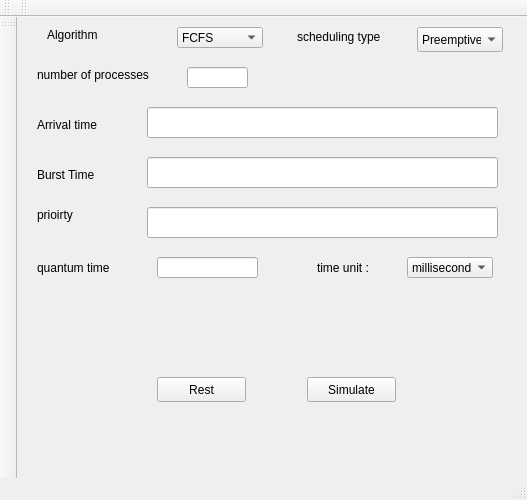
<?xml version="1.0" encoding="UTF-8"?>
<ui version="4.0">
 <class>MainWindow</class>
 <widget class="QMainWindow" name="MainWindow">
  <property name="geometry">
   <rect>
    <x>0</x>
    <y>0</y>
    <width>527</width>
    <height>500</height>
   </rect>
  </property>
  <property name="windowTitle">
   <string>MainWindow</string>
  </property>
  <widget class="QWidget" name="centralWidget">
   <widget class="QLabel" name="label">
    <property name="geometry">
     <rect>
      <x>20</x>
      <y>100</y>
      <width>81</width>
      <height>16</height>
     </rect>
    </property>
    <property name="text">
     <string>Arrival time </string>
    </property>
   </widget>
   <widget class="QPushButton" name="pushButton">
    <property name="geometry">
     <rect>
      <x>290</x>
      <y>360</y>
      <width>89</width>
      <height>25</height>
     </rect>
    </property>
    <property name="text">
     <string>Simulate</string>
    </property>
   </widget>
   <widget class="QLabel" name="label_2">
    <property name="geometry">
     <rect>
      <x>20</x>
      <y>150</y>
      <width>81</width>
      <height>16</height>
     </rect>
    </property>
    <property name="text">
     <string>Burst Time</string>
    </property>
   </widget>
   <widget class="QLabel" name="label_3">
    <property name="geometry">
     <rect>
      <x>20</x>
      <y>240</y>
      <width>101</width>
      <height>21</height>
     </rect>
    </property>
    <property name="text">
     <string>quantum time</string>
    </property>
   </widget>
   <widget class="QLineEdit" name="lineEdit_4">
    <property name="geometry">
     <rect>
      <x>170</x>
      <y>50</y>
      <width>61</width>
      <height>21</height>
     </rect>
    </property>
   </widget>
   <widget class="QLabel" name="label_6">
    <property name="geometry">
     <rect>
      <x>20</x>
      <y>50</y>
      <width>141</width>
      <height>16</height>
     </rect>
    </property>
    <property name="text">
     <string>number of processes</string>
    </property>
   </widget>
   <widget class="QLabel" name="label_7">
    <property name="geometry">
     <rect>
      <x>20</x>
      <y>190</y>
      <width>81</width>
      <height>16</height>
     </rect>
    </property>
    <property name="text">
     <string>prioirty</string>
    </property>
   </widget>
   <widget class="QPushButton" name="pushButton_2">
    <property name="geometry">
     <rect>
      <x>140</x>
      <y>360</y>
      <width>89</width>
      <height>25</height>
     </rect>
    </property>
    <property name="text">
     <string>Rest</string>
    </property>
   </widget>
   <widget class="QLineEdit" name="lineEdit_5">
    <property name="geometry">
     <rect>
      <x>130</x>
      <y>90</y>
      <width>351</width>
      <height>31</height>
     </rect>
    </property>
   </widget>
   <widget class="QLineEdit" name="lineEdit_6">
    <property name="geometry">
     <rect>
      <x>130</x>
      <y>140</y>
      <width>351</width>
      <height>31</height>
     </rect>
    </property>
   </widget>
   <widget class="QLineEdit" name="lineEdit_7">
    <property name="geometry">
     <rect>
      <x>130</x>
      <y>190</y>
      <width>351</width>
      <height>31</height>
     </rect>
    </property>
    <property name="text">
     <string/>
    </property>
   </widget>
   <widget class="QLineEdit" name="lineEdit_8">
    <property name="geometry">
     <rect>
      <x>140</x>
      <y>240</y>
      <width>101</width>
      <height>21</height>
     </rect>
    </property>
   </widget>
   <widget class="QLabel" name="label_4">
    <property name="geometry">
     <rect>
      <x>300</x>
      <y>240</y>
      <width>101</width>
      <height>21</height>
     </rect>
    </property>
    <property name="text">
     <string>time unit :</string>
    </property>
   </widget>
   <widget class="QComboBox" name="comboBox">
    <property name="geometry">
     <rect>
      <x>160</x>
      <y>10</y>
      <width>86</width>
      <height>21</height>
     </rect>
    </property>
    <item>
     <property name="text">
      <string>FCFS</string>
     </property>
    </item>
    <item>
     <property name="text">
      <string>RR</string>
     </property>
    </item>
    <item>
     <property name="text">
      <string>SJF</string>
     </property>
    </item>
    <item>
     <property name="text">
      <string>PR</string>
     </property>
    </item>
    <item>
     <property name="text">
      <string/>
     </property>
    </item>
   </widget>
   <widget class="QComboBox" name="comboBox_2">
    <property name="geometry">
     <rect>
      <x>400</x>
      <y>10</y>
      <width>86</width>
      <height>25</height>
     </rect>
    </property>
    <item>
     <property name="text">
      <string>Preemptive</string>
     </property>
    </item>
    <item>
     <property name="text">
      <string>non preemptive</string>
     </property>
    </item>
   </widget>
   <widget class="QLabel" name="label_5">
    <property name="geometry">
     <rect>
      <x>280</x>
      <y>10</y>
      <width>111</width>
      <height>20</height>
     </rect>
    </property>
    <property name="text">
     <string>scheduling type</string>
    </property>
   </widget>
   <widget class="QLabel" name="label_8">
    <property name="geometry">
     <rect>
      <x>30</x>
      <y>10</y>
      <width>81</width>
      <height>16</height>
     </rect>
    </property>
    <property name="text">
     <string>Algorithm</string>
    </property>
   </widget>
   <widget class="QComboBox" name="comboBox_3">
    <property name="geometry">
     <rect>
      <x>390</x>
      <y>240</y>
      <width>86</width>
      <height>21</height>
     </rect>
    </property>
    <item>
     <property name="text">
      <string>milliseconds</string>
     </property>
    </item>
    <item>
     <property name="text">
      <string>μs</string>
     </property>
    </item>
    <item>
     <property name="text">
      <string>nano seconds</string>
     </property>
    </item>
   </widget>
  </widget>
  <widget class="QMenuBar" name="menuBar">
   <property name="geometry">
    <rect>
     <x>0</x>
     <y>0</y>
     <width>527</width>
     <height>22</height>
    </rect>
   </property>
  </widget>
  <widget class="QToolBar" name="mainToolBar">
   <attribute name="toolBarArea">
    <enum>TopToolBarArea</enum>
   </attribute>
   <attribute name="toolBarBreak">
    <bool>false</bool>
   </attribute>
  </widget>
  <widget class="QStatusBar" name="statusBar"/>
  <widget class="QToolBar" name="toolBar">
   <property name="windowTitle">
    <string>toolBar</string>
   </property>
   <attribute name="toolBarArea">
    <enum>LeftToolBarArea</enum>
   </attribute>
   <attribute name="toolBarBreak">
    <bool>false</bool>
   </attribute>
  </widget>
  <widget class="QToolBar" name="toolBar_2">
   <property name="windowTitle">
    <string>toolBar_2</string>
   </property>
   <attribute name="toolBarArea">
    <enum>TopToolBarArea</enum>
   </attribute>
   <attribute name="toolBarBreak">
    <bool>false</bool>
   </attribute>
  </widget>
 </widget>
 <layoutdefault spacing="6" margin="11"/>
 <resources/>
 <connections/>
</ui>
